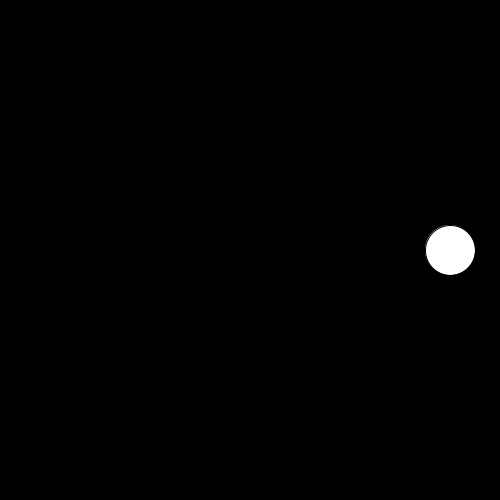
Frame 1 (no input)
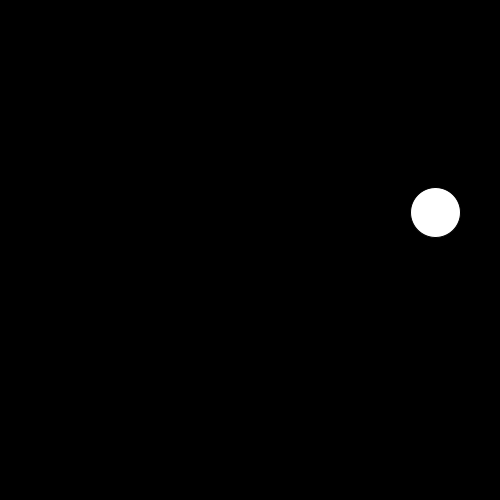
Frame 60 (the mouse pressed at the canvas centre just before this capture)
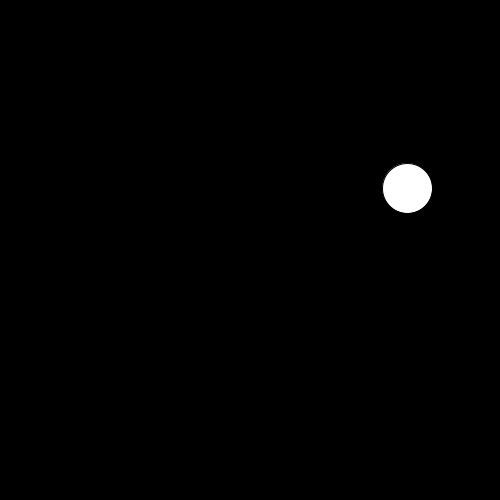
Frame 120 (the mouse held since frame 60 and released just before this capture)

The Processing sketch that drew these frames (run headless with seeded random() and noise(); from frame 60 on, the mouse is pressed at the canvas centre):

// Processing sketch: VerySimpleSinCos
// ── VerySimpleSinCos.pde
float th = 0;

void setup() {
  size(500, 500);
}

void draw() {
  background(0);
  ellipse(250 + 200*cos(th), 250 + 100*sin(th), 50, 50);
  println(th);
  th += 0.1;
}
